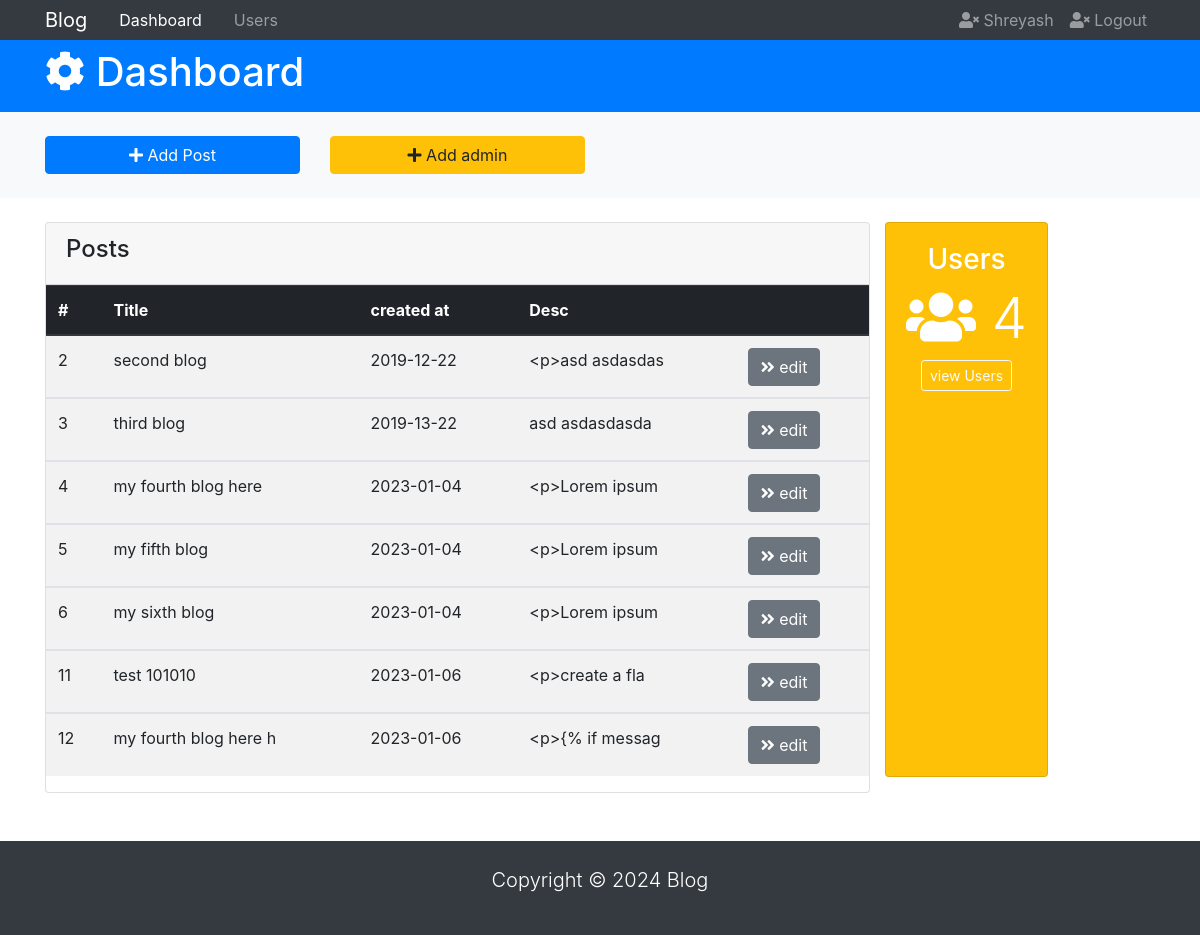
Page /dashboard (signed in) on the committed database.
### tables this page shows
CREATE TABLE users(
        email text PRIMARY KEY,
        password text NOT NULL CHECK(LENGTH(password)>8),
        name text not null
    );

CREATE TABLE "blogs" (
	"id"	INTEGER,
	"Author"	text NOT NULL,
	"publihed_at"	TIMESTAMP NOT NULL,
	"content"	TEXT NOT NULL CHECK(LENGTH("content") > 100),
	"image"	text,
	"is_pinned"	boolean DEFAULT false,
	"title"	text NOT NULL UNIQUE,
	PRIMARY KEY("id" AUTOINCREMENT)
);

### app.py (the view)
@app.route('/dashboard')
@login_required
def dashboard():
    msg=""
    error=""
    if request.args:
        msg=request.args.get['msg']
        error = request.args.get['error']
    conn = sqlite3.connect('mydatabase.db')
    c = conn.cursor()
    c.execute("SELECT * FROM blogs")
    blogs = c.fetchall()
    if current_user.is_authenticated:
        if error or msg:
            return render_template('admin-index.html', blogs=blogs, msg=msg, error=error)
        else:
            return render_template('admin-index.html', blogs=blogs)

### app.py (called while the page is built)
@login_manager.user_loader
def load_user(email):
    conn = sqlite3.connect('mydatabase.db')
    c = conn.cursor()
    c.execute("SELECT * FROM users WHERE email=?", (email,))
    user = c.fetchone()
    if user:
        return User(user[0], user[1], user[2])
    return None

### templates/admin-index.html (shortened to what this page needs)
<!DOCTYPE html>
<html lang="Eng-Eng">
<head>
  <link
    rel="stylesheet"
    href="https://use.fontawesome.com/releases/v5.0.13/css/all.css"
  />
  <link rel="stylesheet" href="https://maxcdn.bootstrapcdn.com/bootstrap/4.0.0/css/bootstrap.min.css">
</head>
<body>
  <nav class="navbar navbar-expand-sm navbar-dark bg-dark p-0">
    <div class="container">
      <a href="{{url_for('admin')}}" class="navbar-brand">Blog</a>
      <div id="navbarCollapse" class="collapse navbar-collapse">
        <ul class="navbar-nav">
          <li class="nav-item px-2">
            <a href="{{url_for('admin')}}" class="nav-link active">Dashboard</a>
          </li>
          <li class="nav-item px-2">
            <a href="users.html" class="nav-link">Users</a>
          </li>
        </ul>
        <ul class="navbar-nav ml-auto">
          <li class="nav-item">
            <a href="" class="nav-link">
              <i class="fas fa-user-times"></i> {{ current_user.author }}
            </a>
          </li>
          <li class="nav-item">
            <a href="{{ url_for('logout')}}" class="nav-link">
              <i class="fas fa-user-times"></i> Logout
            </a>
          </li>
        </ul>
      </div>
    </div>
  </nav>
  <header id="main-header" class="text-white bg-primary py-2">
    <div class="container">
      <div class="row">
        <div class="col-md-6">
          <h1><i class="fas fa-cog"></i> Dashboard</h1>
        </div>
      </div>
    </div>
  </header>
  <section id="actions" class="bg-light mb-4 py-4">
    <div class="container">
      <div class="row">
        <div class="col-md-3">
          <a
            href="#"
            class="btn btn-block btn-primary"
            data-toggle="modal"
            data-target="#addPostModal">
            <i class="fas fa-plus"></i> Add Post
          </a>
        </div>
        <div class="col-md-3">
          <a
            href="#"
            class="btn btn-block btn-warning"
            data-toggle="modal"
            data-target="#addUserModal">
            <i class="fas fa-plus"></i> Add admin
          </a>
        </div>
      </div>
    </div>
  </section>
  <main id="posts">
    <div class="container">
      <div class="row">
        <div class="col-md-9">
          <div class="card">
            <div class="card-header">
              <h4>Posts</h4>
            </div>
            <table class="table table-striped">
              <thead class="thead-dark">
                <tr>
                  <th>#</th>
                  <th>Title</th>
                  <th>created at</th>
                  <th>Desc</th>
                  <th></th>
                </tr>
              </thead>
              {%for blog in blogs%}
              <tbody>
                <tr>
                  <td>{{ blog[0] }}</td>
                  <td>{{ blog[6]}}</td>
                  <td>{{blog[2]}}</td>
                  <td>{{blog[3][0:15]}}</td>
                  <td>
                    <a href="{{url_for('edit', id= blog[0]) }}" class="btn btn-secondary">
                      <i class="fas fa-angle-double-right"></i> edit
                    </a>
                  </td>
                </tr>
              </tbody>
              {%endfor%}
            </table>
          </div>
        </div>
          <div class="card text-center text-white bg-warning mb-3">
            <div class="card-body">
              <h3>Users</h3>
              <h4 class="display-4">
                <i class="fas fa-users"></i> 4
              </h4>
              <a href="{{url_for('users')}}" class="btn btn-sm btn-outline-light">view Users</a>
            </div>
          </div>
        </div>
      </div>
  </main>
  <footer id="main-footer" class="text-white bg-dark mt-5 py-4">
    <div class="container">
      <div class="row">
        <div class="col">
          <p class="lead text-center">
            Copyright &copy; <span id="year"></span> Blog
          </p>
        </div>
      </div>
    </div>
  </footer>
</body>
</html>

### rows in the picture
users: author "Shreyash"
blogs: id "2", title "second blog", publihed_at "2019-12-22", content "<p>asd asdasdas"
blogs: id "3", title "third blog", publihed_at "2019-13-22", content "asd asdasdasda"
blogs: id "4", title "my fourth blog here", publihed_at "2023-01-04", content "<p>Lorem ipsum"
blogs: id "5", title "my fifth blog", publihed_at "2023-01-04", content "<p>Lorem ipsum"
blogs: id "6", title "my sixth blog", publihed_at "2023-01-04", content "<p>Lorem ipsum"
blogs: id "11", title "test 101010", publihed_at "2023-01-06", content "<p>create a fla"
blogs: id "12", title "my fourth blog here h", publihed_at "2023-01-06", content "<p>{% if messag"
